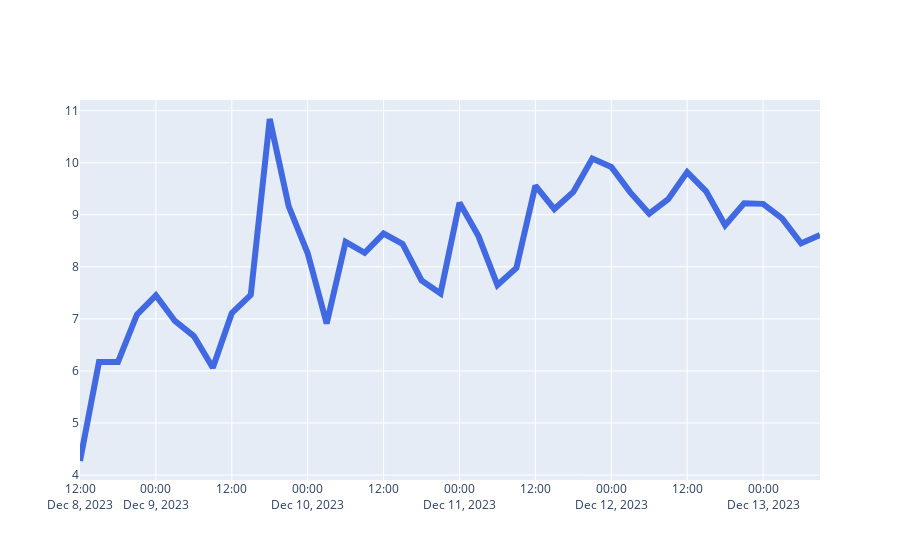

Notebook cell for this chart:
### Code cell
# add a trace
fig.add_trace(go.Scatter(x=weather_df['date'], y=weather_df['temperature'],
                    mode='lines',
                    name='Temperature',
                    line=dict(color='royalblue', width=6))                 
                    )
